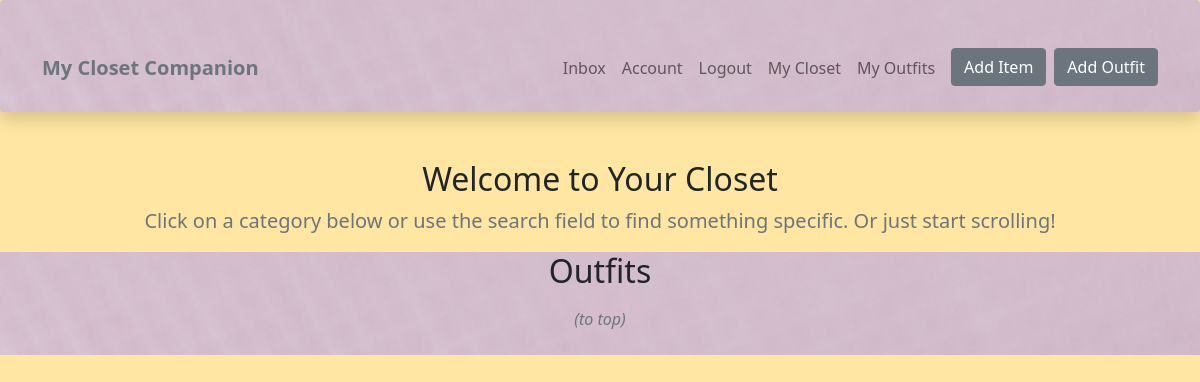
Before: /wardrobe/outfits (signed in) with the older database file.
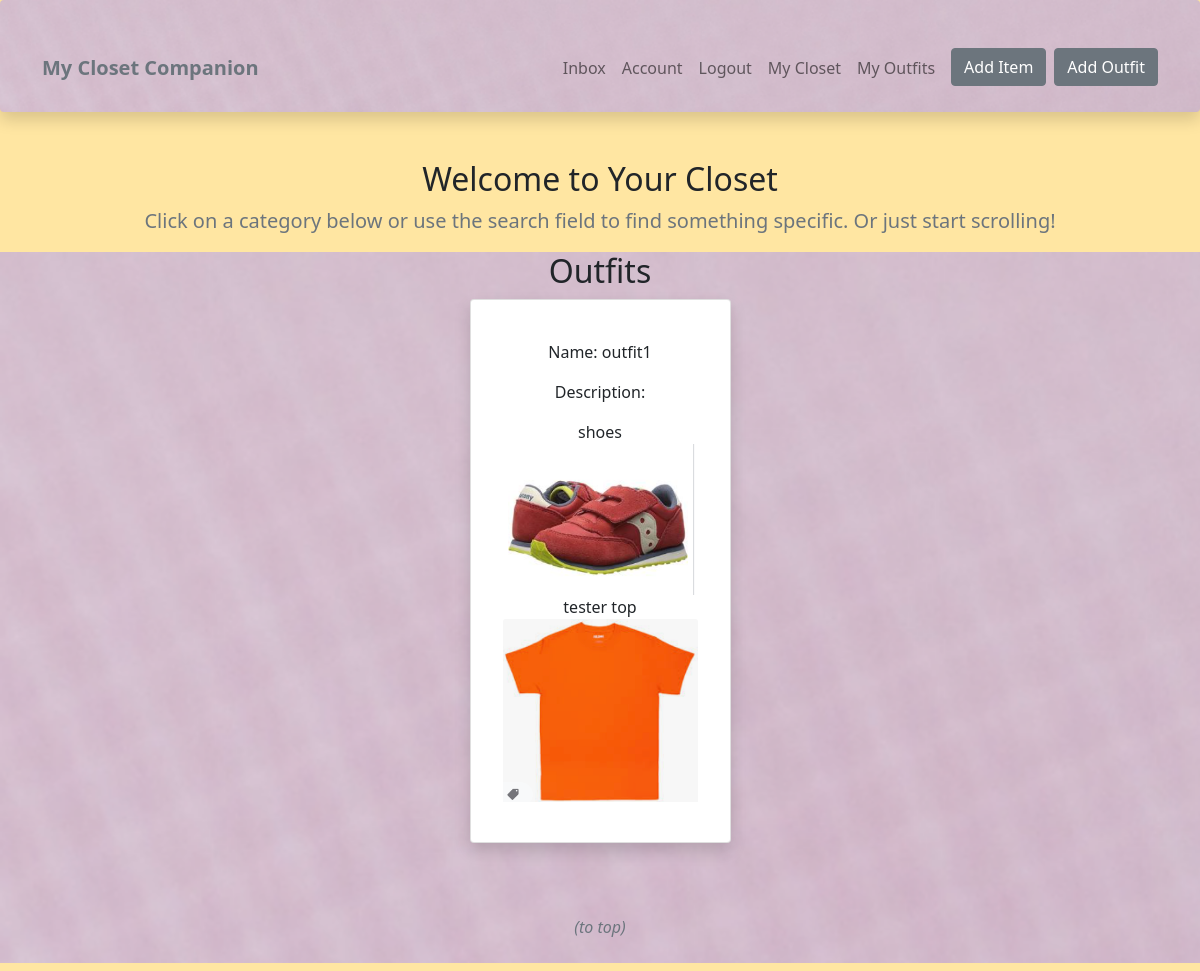
After: the same page with the newer database file.
### wardrobe/models.py (models this page shows, shortened)
class Outfit(models.Model):
    owner = models.ForeignKey(Profile, null=True, blank=True, on_delete=models.SET_NULL)
    items= models.ManyToManyField(Item)
    name = models.CharField(max_length=100)
    description = models.TextField(max_length=300, blank=True, null=True)

class Item(models.Model):
    top = 'top'
    bottom = 'bottom'
    dress = 'dress'
    shoe = 'shoe'
    outerwear = 'outerwear'
    handbag = 'handbag'
    other = 'other'
    item_type = [
        (top, 'top'),
        (bottom, 'bottom'),
        (dress, 'dress'),
        (shoe, 'shoe'),
        (outerwear, 'outerwear'),
        (handbag, 'handbag'),
        (other, 'other'),
    ]
    owner = models.ForeignKey(Profile, null=True, blank=True, on_delete=models.CASCADE)
    name = models.CharField(max_length=100)
    description = models.TextField(max_length=300, blank=True, null=True)
    type = models.CharField(max_length=100, choices = item_type, default=shoe)
    image = models.ImageField(upload_to="images", default='itemdefault.jpg')
    sell = models.BooleanField(default=False)
    price = models.DecimalField(max_digits=7, decimal_places=2, blank=True, null=True)
    tags = models.ManyToManyField('Tag', blank=True)
    created = models.DateTimeField(auto_now_add=True)
    id = models.UUIDField(default=uuid.uuid4, unique=True, primary_key=True, editable=False)

### wardrobe/views.py (the view)
# urls.py: path('outfits', views.outfits, name='outfits'),
@login_required(login_url="login")
def outfits(request):
    profile = request.user.profile
    outfits = profile.outfit_set.all()
    context = {'outfits': outfits}
    return render(request, 'wardrobe/outfits.html', context)

### wardrobe/templates/wardrobe/outfits.html (shortened to what this page needs)
{% extends 'main.html' %}
{% load static %}
{% block content %}
  <div class="container-lg">
    <div class="text-center">
      <h2>Welcome to Your Closet</h2>
      <p class="lead text-muted">Click on a category below or use the search field to find something specific. Or just start scrolling!</p>
    </div>
  </div>
  <section id="outfits" class="bg-light texture">
    <div class="container-lg">
      <div class="text-center">
        <h2>Outfits</h2>
      </div>
      <div class="row my-2 align-items-center justify-content-center">
      {% for outfit in outfits %}
        <div class="col-8 col-lg-4 col-xl-3 mb-3">
          <div class="card-group">
            <div class="card shadow p-3 mb-5 bg-body rounded">
              <div class="card-body text-center py-4">
                <p>Name: {{outfit.name}}</p>
                <p>Description: {{outfit.description}}</p>
                {% for item in outfit.items.all %}
                    {% if item.type == "top" %}
                        {{item.name}}
                        <img src="{{item.image.url}}" class="card-img-top">
                    {% endif %}
                    {% if item.type == "shoe" %}
                        {{item.name}}
                        <img src="{{item.image.url}}" class="card-img-top">
                    {% endif %}
                {% endfor %}
              </div>
            </div>
          </div>
        </div>
      {% endfor %}
      <a class="nav-link text-center" href="#"><p class="fst-italic fw-light text-muted">(to top)</p></a>
      </div>
    </div>
  </section>
{% endblock %}

Changed rows visible on the page:
added Outfit: name "outfit1"
now on this page (row unchanged): Item: name "shoes", image (picture)
now on this page (row unchanged): Item: name "tester top", image (picture)
